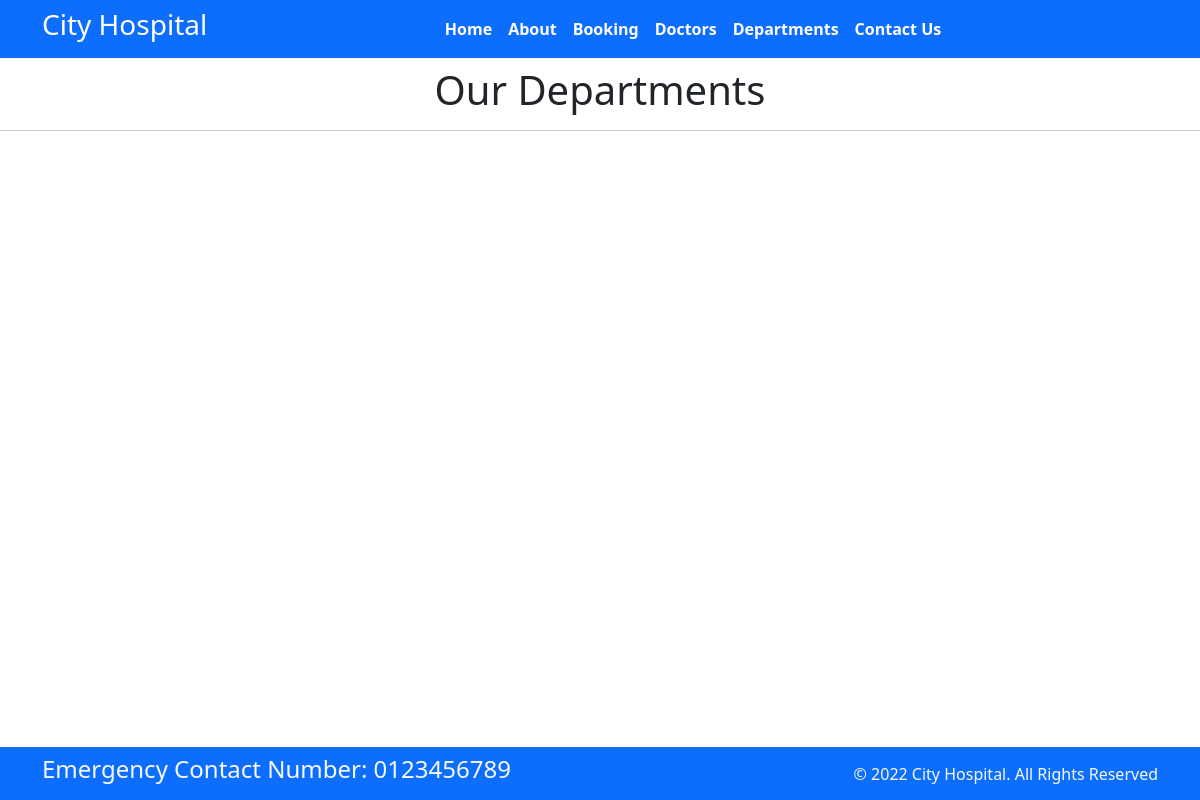
Before: /department/ with the older database file.
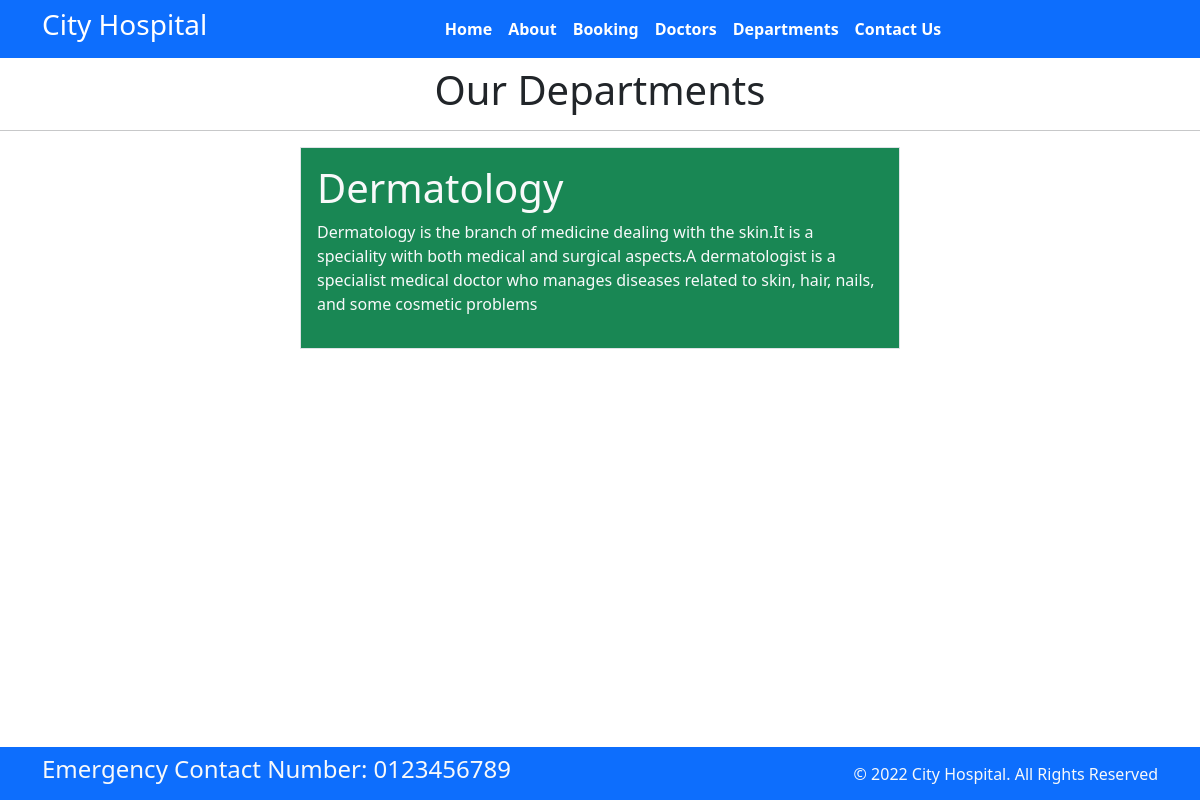
After: the same page with the newer database file.
### home/models.py (models this page shows, shortened)
class Departments(models.Model):
    dep_name=models.CharField(max_length=100)
    dep_description=models.TextField()

### home/views.py (the view)
# urls.py: path('department/', views.department,name='department'),
def department(request):
    dict_dept={
        'dept':Departments.objects.all()
    }
    return render(request, "department.html",dict_dept)

### templates/department.html (shortened to what this page needs)
{% extends "base.html" %}
{% block content %}
<h1 class="text-center">Our Departments</h1>
<hr/>
{% for d in dept %}
<div class="d-flex text-light p-3 my-3 w-50 border border-warning-rounded flex-column mx-auto bg-success">
    <h1>{{d.dep_name}}</h1>
    <p>{{d.dep_description}}</p>
</div>
{% endfor %}
{% endblock %}

Changed rows visible on the page:
added Departments: dep_name "Dermatology", dep_description "Dermatology is the branch of medicine dealing with the skin.It is a speciality with both medical and surgical aspects.A dermatologist is a specialist medical doctor who manages diseases related to skin, hair, nails, and some cosmetic problems"
